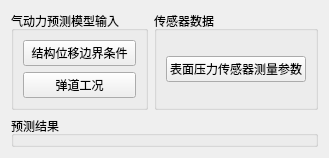
             <widget class="QWidget" name="page">
              <layout class="QVBoxLayout" name="verticalLayout_16">
               <item>
                <layout class="QVBoxLayout" name="verticalLayout_15" stretch="2,5">
                 <item>
                  <layout class="QHBoxLayout" name="horizontalLayout_26" stretch="1,1">
                   <item>
                    <widget class="QGroupBox" name="groupBox_13">
                     <property name="title">
                      <string>气动力预测模型输入</string>
                     </property>
                     <layout class="QVBoxLayout" name="verticalLayout_19">
                      <item>
                       <widget class="QPushButton" name="pushButton_35">
                        <property name="text">
                         <string>结构位移边界条件</string>
                        </property>
                       </widget>
                      </item>
                      <item>
                       <widget class="QPushButton" name="pushButton_34">
                        <property name="text">
                         <string>弹道工况</string>
                        </property>
                       </widget>
                      </item>
                     </layout>
                    </widget>
                   </item>
                   <item>
                    <widget class="QGroupBox" name="groupBox_14">
                     <property name="title">
                      <string>传感器数据</string>
                     </property>
                     <layout class="QVBoxLayout" name="verticalLayout_20">
                      <item>
                       <widget class="QPushButton" name="pushButton_36">
                        <property name="text">
                         <string>表面压力传感器测量参数</string>
                        </property>
                       </widget>
                      </item>
                     </layout>
                    </widget>
                   </item>
                  </layout>
                 </item>
                 <item>
                  <widget class="QGroupBox" name="groupBox_15">
                   <property name="title">
                    <string>预测结果</string>
                   </property>
                  </widget>
                 </item>
                </layout>
               </item>
              </layout>
             </widget>
